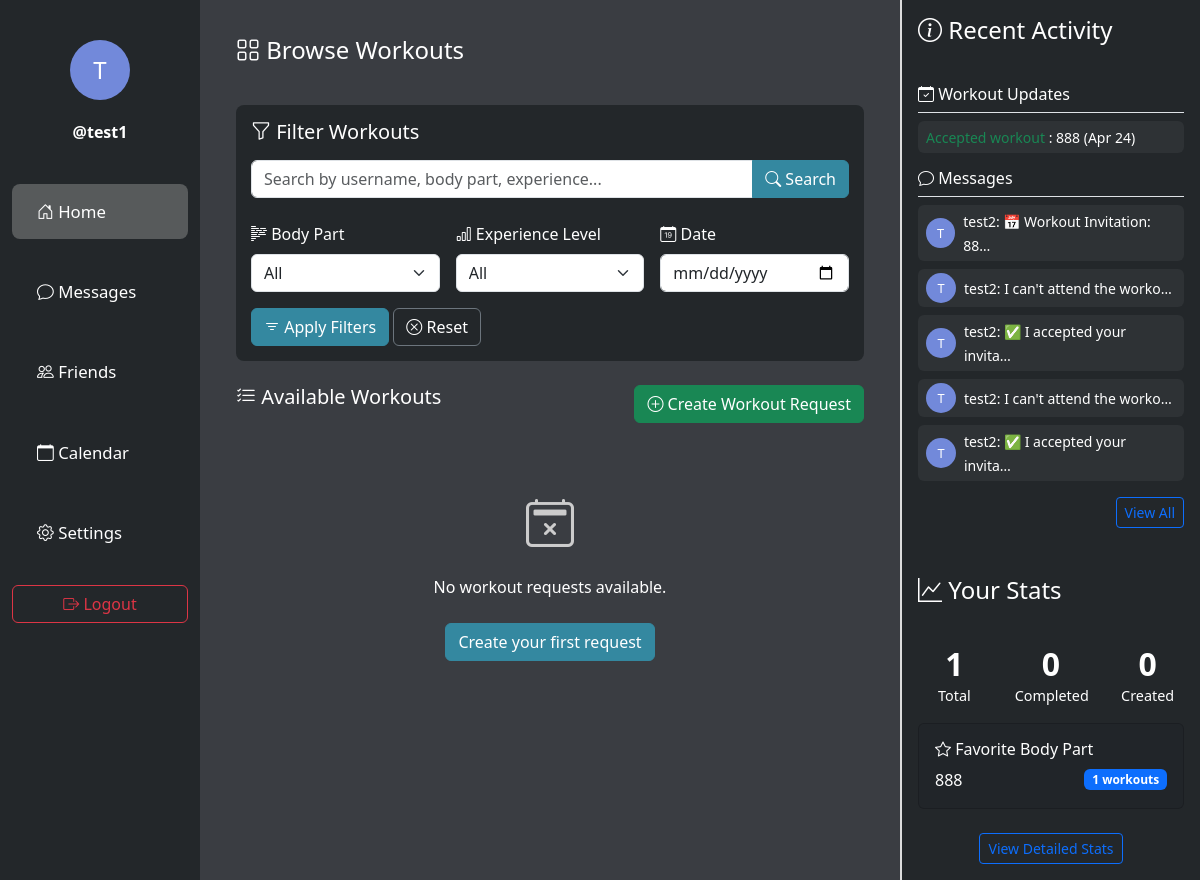
Before: / (signed in) with the older database file.
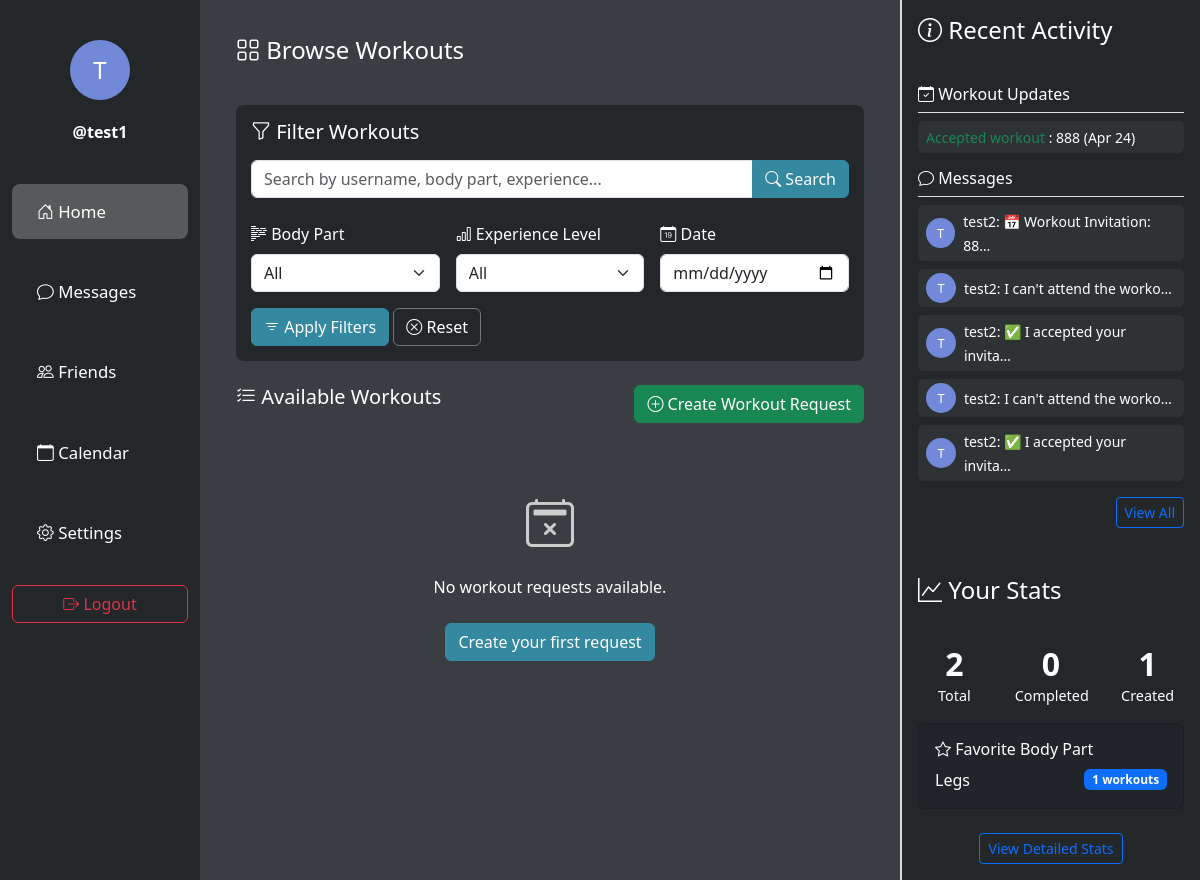
After: the same page with the newer database file.
### main/models.py (models this page shows, shortened)
class WorkoutRequest(models.Model):
    user = models.ForeignKey(settings.AUTH_USER_MODEL, on_delete=models.CASCADE, related_name="workout_requests")
    date = models.DateField()
    time = models.TimeField()
    body_part = models.CharField(max_length=100)
    experience_level = models.CharField(max_length=50, choices=[('Beginner', 'Beginner'), ('Intermediate', 'Intermediate'), ('Advanced', 'Advanced')])
    max_participants = models.PositiveIntegerField(default=2, validators=[MinValueValidator(2)])
    current_participants = models.IntegerField(default=1)
    is_full = models.BooleanField(default=False)
    is_past = models.BooleanField(default=False)
    created_at = models.DateTimeField(auto_now_add=True)
    updating_participants = models.BooleanField(default=False)

### main/views.py (the view, shortened to what this page needs)
# urls.py: path('', views.index, name='index'),
def index(request):
    filter_conditions = {
        'date__gte': timezone.now().date(),
        'is_past': False,
        'is_full': False
    }
    if 'body_part' in request.GET and request.GET['body_part'] and request.GET['body_part'] != 'All':
        filter_conditions['body_part__icontains'] = request.GET['body_part']
    if 'experience_level' in request.GET and request.GET['experience_level'] and request.GET['experience_level'] != 'All':
        filter_conditions['experience_level__icontains'] = request.GET['experience_level']
    if 'search' in request.GET and request.GET['search']:
        search_query = request.GET['search']
        basic_filters = filter_conditions.copy()
        search_conditions = (
            Q(body_part__icontains=search_query) |
            Q(experience_level__icontains=search_query) |
            Q(user__username__icontains=search_query)
        )
        workout_requests = WorkoutRequest.objects.filter(**basic_filters).filter(search_conditions).order_by('date', 'time')
    else:
        workout_requests = WorkoutRequest.objects.filter(**filter_conditions).order_by('date', 'time')
    if request.user.is_authenticated:
        created_workouts = WorkoutRequest.objects.filter(user=request.user).count()
        participated_workouts = WorkoutInvitation.objects.filter(receiver=request.user, status__in=['accepted', 'completed']).count()
        total_workouts = created_workouts + participated_workouts
        completed_workouts = WorkoutInvitation.objects.filter(receiver=request.user, status='completed').count()
        completed_workouts += WorkoutRequest.objects.filter(user=request.user, is_past=True).count()
        recent_messages = Message.objects.filter(receiver=request.user).order_by('-created_at')[:5]
        recent_invitations = WorkoutInvitation.objects.filter(receiver=request.user).order_by('-created_at')[:5]
        friend_requests = FriendRequest.objects.filter(to_user=request.user)
        body_part_count = {}
        user_workouts = WorkoutRequest.objects.filter(user=request.user)
        user_invitations = WorkoutInvitation.objects.filter(receiver=request.user, status__in=['accepted', 'completed'])
        for workout in user_workouts:
            body_part = workout.body_part
            if body_part in body_part_count:
                body_part_count[body_part] += 1
            else:
                body_part_count[body_part] = 1
        for invite in user_invitations:
            body_part = invite.workout_request.body_part
            if body_part in body_part_count:
                body_part_count[body_part] += 1
            else:
                body_part_count[body_part] = 1
        favorite_body_part = None
        if body_part_count:
            favorite_body_part = max(body_part_count.items(), key=lambda x: x[1])
        context = {
            'workout_requests': workout_requests,
            'total_workouts': total_workouts,
            'created_workouts': created_workouts,
            'completed_workouts': completed_workouts,
            'favorite_body_part': favorite_body_part,
            'recent_messages': recent_messages,
            'recent_invitations': recent_invitations,
            'friend_requests': friend_requests,
        }
    else:
        context = {
            'workout_requests': workout_requests,
        }
    return render(request, 'index.html', context)

### templates/index.html (shortened to what the changed rows need)
<!DOCTYPE html>
<html lang="en">
<head>
    <link href="https://cdn.jsdelivr.net/npm/bootstrap@5.3.0/dist/css/bootstrap.min.css" rel="stylesheet">
    <link rel="stylesheet" href="https://cdn.jsdelivr.net/npm/bootstrap-icons@1.10.0/font/bootstrap-icons.css">
</head>
<body>
    <div class="container-fluid">
        <div class="row">
            <div class="col-3 right-column">
                <div class="right-bottom">
                    <div class="p-3">
                        {% if user.is_authenticated %}
                            {% if total_workouts > 0 %}
                                <div class="row mb-3">
                                    <div class="col-4 text-center">
                                        <h2 class="mb-0">{{ total_workouts }}</h2>
                                        <small class="white">Total</small>
                                    </div>
                                    <div class="col-4 text-center">
                                        <h2 class="mb-0">{{ completed_workouts }}</h2>
                                        <small class="white">Completed</small>
                                    </div>
                                    <div class="col-4 text-center">
                                        <h2 class="mb-0">{{ created_workouts }}</h2>
                                        <small class="white">Created</small>
                                    </div>
                                </div>
                                {% if favorite_body_part %}
                                <div class="card bg-dark mb-3">
                                    <div class="card-body">
                                        <h6 class="card-title"><i class="bi bi-star"></i> Favorite Body Part</h6>
                                        <div class="d-flex justify-content-between align-items-center">
                                            <span>{{ favorite_body_part.0 }}</span>
                                            <span class="badge bg-primary">{{ favorite_body_part.1 }} workouts</span>
                                        </div>
                                    </div>
                                </div>
                                {% endif %}
                                <div class="text-center mt-4">
                                    <a href="{% url 'workout_stats' %}" class="btn btn-sm btn-outline-primary">View Detailed Stats</a>
                                </div>
                            {% else %}
                                <div class="text-center py-3">
                                    <i class="bi bi-activity" style="font-size: 2rem; color: #666;"></i>
                                    <p class="mt-2 text-muted small">No workout data yet. Join or create workouts to see your stats!</p>
                                </div>
                            {% endif %}
                        {% else %}
                            <p class="text-muted small">Sign in to see your workout statistics.</p>
                        {% endif %}
                    </div>
                </div>
            </div>
        </div>
    </div>
</body>
</html>

Changed rows visible on the page:
no longer on this page (row unchanged): WorkoutRequest: body_part "888"
added WorkoutRequest: body_part "Legs"
Other visible differences:
{{ total_workouts }}: "1" → "2"
{{ created_workouts }}: "0" → "1"
